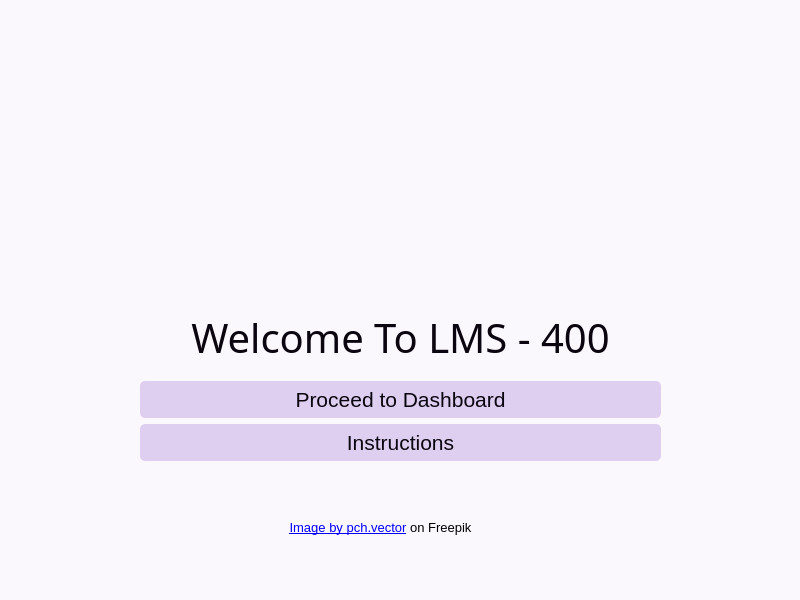
<?xml version="1.0" encoding="UTF-8"?>
<ui version="4.0">
 <class>MainWindow</class>
 <widget class="QMainWindow" name="MainWindow">
  <property name="geometry">
   <rect>
    <x>0</x>
    <y>0</y>
    <width>800</width>
    <height>600</height>
   </rect>
  </property>
  <property name="sizePolicy">
   <sizepolicy hsizetype="Preferred" vsizetype="Preferred">
    <horstretch>0</horstretch>
    <verstretch>2</verstretch>
   </sizepolicy>
  </property>
  <property name="windowTitle">
   <string>LMS - 400</string>
  </property>
  <property name="styleSheet">
   <string notr="true">background-color : #faf7fd; </string>
  </property>
  <widget class="QWidget" name="centralwidget">
   <widget class="QWidget" name="layoutWidget">
    <property name="geometry">
     <rect>
      <x>140</x>
      <y>300</y>
      <width>521</width>
      <height>161</height>
     </rect>
    </property>
    <layout class="QVBoxLayout" name="verticalLayout">
     <item>
      <widget class="QLabel" name="GreetingLabel">
       <property name="font">
        <font>
         <family>Bahnschrift</family>
         <pointsize>30</pointsize>
        </font>
       </property>
       <property name="styleSheet">
        <string notr="true">color : #0a050f</string>
       </property>
       <property name="text">
        <string>Welcome To LMS - 400</string>
       </property>
       <property name="alignment">
        <set>Qt::AlignCenter</set>
       </property>
      </widget>
     </item>
     <item>
      <widget class="QPushButton" name="ContinueButton">
       <property name="enabled">
        <bool>true</bool>
       </property>
       <property name="sizePolicy">
        <sizepolicy hsizetype="Minimum" vsizetype="Fixed">
         <horstretch>0</horstretch>
         <verstretch>0</verstretch>
        </sizepolicy>
       </property>
       <property name="maximumSize">
        <size>
         <width>16777215</width>
         <height>16777215</height>
        </size>
       </property>
       <property name="font">
        <font>
         <pointsize>16</pointsize>
        </font>
       </property>
       <property name="styleSheet">
        <string notr="true">color : #0a050f; border : none; border-radius : 5px; background-color : #deceef; padding : 6px 0;</string>
       </property>
       <property name="text">
        <string>Proceed to Dashboard</string>
       </property>
      </widget>
     </item>
     <item>
      <widget class="QPushButton" name="Instructions">
       <property name="enabled">
        <bool>true</bool>
       </property>
       <property name="sizePolicy">
        <sizepolicy hsizetype="Minimum" vsizetype="Fixed">
         <horstretch>0</horstretch>
         <verstretch>0</verstretch>
        </sizepolicy>
       </property>
       <property name="maximumSize">
        <size>
         <width>16777215</width>
         <height>16777215</height>
        </size>
       </property>
       <property name="font">
        <font>
         <pointsize>16</pointsize>
        </font>
       </property>
       <property name="styleSheet">
        <string notr="true">color : #0a050f; border : none; border-radius : 5px; background-color : #deceef; padding : 6px 0;</string>
       </property>
       <property name="text">
        <string>Instructions</string>
       </property>
      </widget>
     </item>
    </layout>
   </widget>
   <widget class="QLabel" name="label">
    <property name="geometry">
     <rect>
      <x>170</x>
      <y>70</y>
      <width>471</width>
      <height>211</height>
     </rect>
    </property>
    <property name="text">
     <string/>
    </property>
    <property name="pixmap">
     <pixmap>../assets/6607.jpg</pixmap>
    </property>
    <property name="scaledContents">
     <bool>true</bool>
    </property>
   </widget>
   <widget class="QLabel" name="label_2">
    <property name="geometry">
     <rect>
      <x>280</x>
      <y>520</y>
      <width>201</width>
      <height>16</height>
     </rect>
    </property>
    <property name="font">
     <font>
      <family>Arial</family>
      <pointsize>10</pointsize>
     </font>
    </property>
    <property name="text">
     <string>&lt;a href=&quot;https://www.freepik.com/free-vector/people-library-flat-vector-illustration_9176169.htm#query=library%20svg&amp;position=6&amp;from_view=keyword&amp;track=ais&quot;&gt;Image by pch.vector&lt;/a&gt; on Freepik</string>
    </property>
    <property name="alignment">
     <set>Qt::AlignCenter</set>
    </property>
    <property name="openExternalLinks">
     <bool>true</bool>
    </property>
   </widget>
  </widget>
  <widget class="QStatusBar" name="statusbar"/>
 </widget>
 <resources/>
 <connections/>
</ui>
